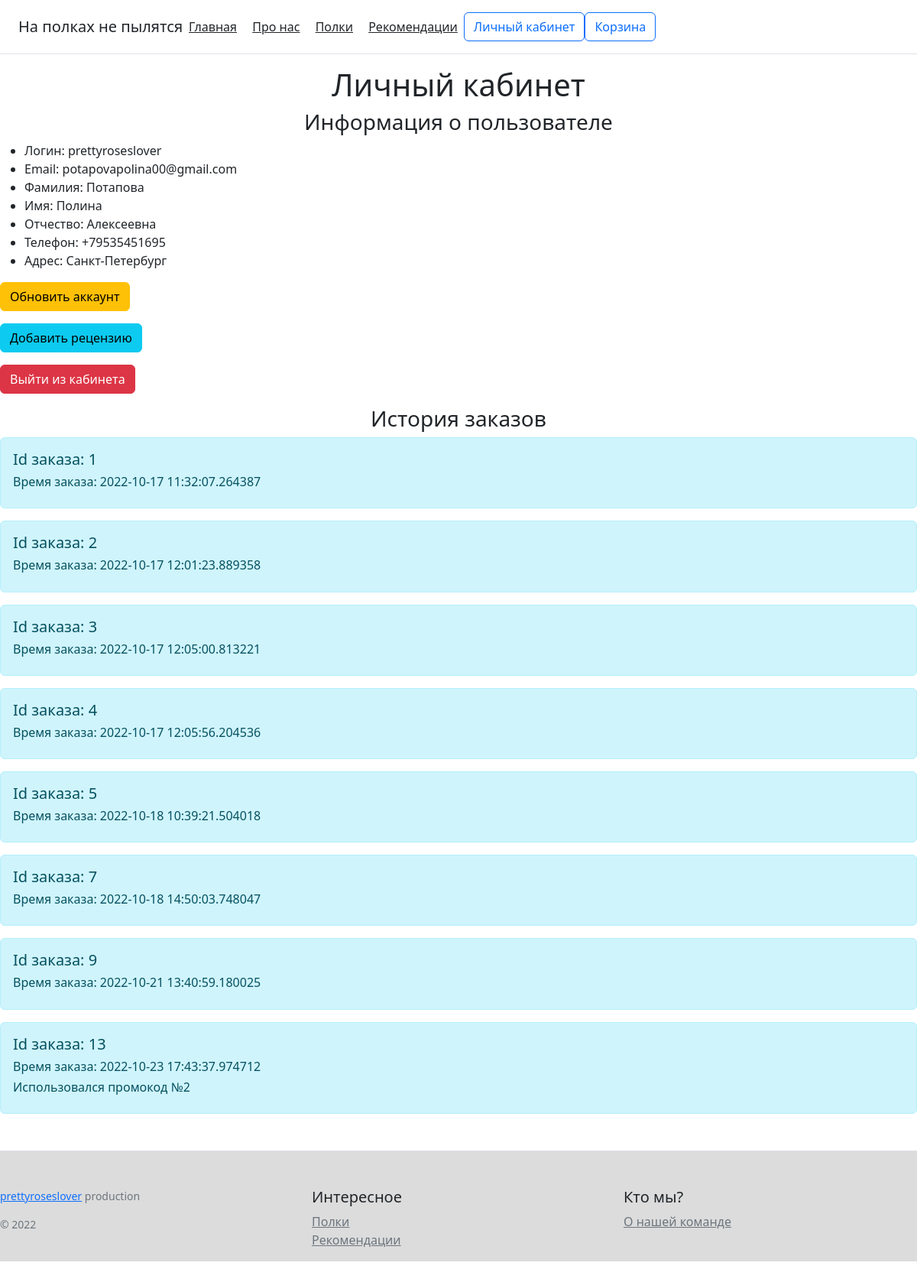
Page /account (signed in) on the committed database.
### app.py (models this page shows, shortened)
class User(db.Model, UserMixin):
    __tablename__ = 'user'
    id = db.Column(db.Integer, primary_key=True)
    username = db.Column(db.String(100), nullable=False, unique=True)
    email = db.Column(db.String(120), unique=True, nullable=False)
    password_hash = db.Column(db.String(160), nullable=False)
    name = db.Column(db.String(255))
    surname = db.Column(db.String(255))
    famname = db.Column(db.String(255))
    phone_number = db.Column(db.String(10))
    address = db.Column(db.String(255))

class Zakaz(db.Model):
    __tablename__ = 'zakaz'
    id_zakaz = db.Column(db.Integer, primary_key=True)
    id_client = db.Column(db.Integer, db.ForeignKey('user.id'), nullable=False)
    time_zakaz = db.Column(db.DateTime, default=datetime.utcnow)
    id_promocode_used = db.Column(db.Integer, db.ForeignKey('promocode.id_promocode'))
    books = db.relationship("Books", secondary=Zakaz_Books_table, backref="zakazy")

### app.py (the view, shortened to what this page needs)
@app.route('/account', methods=['POST', 'GET'])
@login_required
def account():
    form = FurtherInfo()
    user = User.query.get_or_404(current_user.id)
    flag = (user.surname is None) and (user.name is None) and (user.famname is None) and (
                user.phone_number is None) and (user.address is None)
    my_orders = Zakaz.query.filter(Zakaz.id_client == current_user.id).all()
    return render_template('account.html', form=form, flag=flag, order=my_orders)

### app.py (called while the page is built)
@login_manager.user_loader
def load_user(user_id):
    return db.session.query(User).get(user_id)

### templates/account.html (shortened to what this page needs)
{% extends 'base.html' %}
{% block button %}
    <a class="btn btn-outline-primary" href="/account">Личный кабинет</a>
    <a class="btn btn-outline-primary" href="/busket">Корзина</a>
{% endblock %}
{% block body %}
    <h1 align="center"> Личный кабинет </h1>
    <h3 align="center"> Информация о пользователе </h3>
    <ul>
    <li>Логин: {{ current_user.username }}</li>
    <li>Email: {{ current_user.email }}</li>
    {% if not flag %}
        <li>Фамилия: {{ current_user.surname }}</li>
        <li>Имя: {{ current_user.name }}</li>
        <li>Отчество: {{ current_user.famname }}</li>
        <li>Телефон: {{ current_user.phone_number }}</li>
        <li>Адрес: {{ current_user.address }}</li>
    {% endif %}
    </ul>
    <p><a href="{{ url_for('update_acc') }}" class="btn btn-warning">Обновить аккаунт</a></p>
    <p><a href="{{ url_for('post_rating') }}" class="btn btn-info">Добавить рецензию</a></p>
    <p><a href="{{ url_for('logout') }}" class="btn btn-danger">Выйти из кабинета</a></p>
<h3 align="center"> История заказов </h3>
	{% for o in order %}
        <div class="alert alert-info">
            <h5> Id заказа: {{ o.id_zakaz }} </h5>
			<h6> Время заказа: {{ o.time_zakaz }}</h6>
        {% if o.id_promocode_used %}
            <h6> Использовался промокод №{{ o.id_promocode_used }}</h6>
        {% endif %}
        </div>
    {% endfor %}
{% endblock %}

### rows in the picture
User: username "prettyroseslover", email "potapovapolina00@gmail.com", surname "Потапова", name "Полина", famname "Алексеевна", phone_number "+79535451695", address "Санкт-Петербург"
Zakaz: id_zakaz "1", time_zakaz "2022-10-17 11:32:07.264387"
Zakaz: id_zakaz "2", time_zakaz "2022-10-17 12:01:23.889358"
Zakaz: id_zakaz "3", time_zakaz "2022-10-17 12:05:00.813221"
Zakaz: id_zakaz "4", time_zakaz "2022-10-17 12:05:56.204536"
Zakaz: id_zakaz "5", time_zakaz "2022-10-18 10:39:21.504018"
Zakaz: id_zakaz "7", time_zakaz "2022-10-18 14:50:03.748047"
Zakaz: id_zakaz "9", time_zakaz "2022-10-21 13:40:59.180025"
Zakaz: id_zakaz "13", time_zakaz "2022-10-23 17:43:37.974712", id_promocode_used "2"
